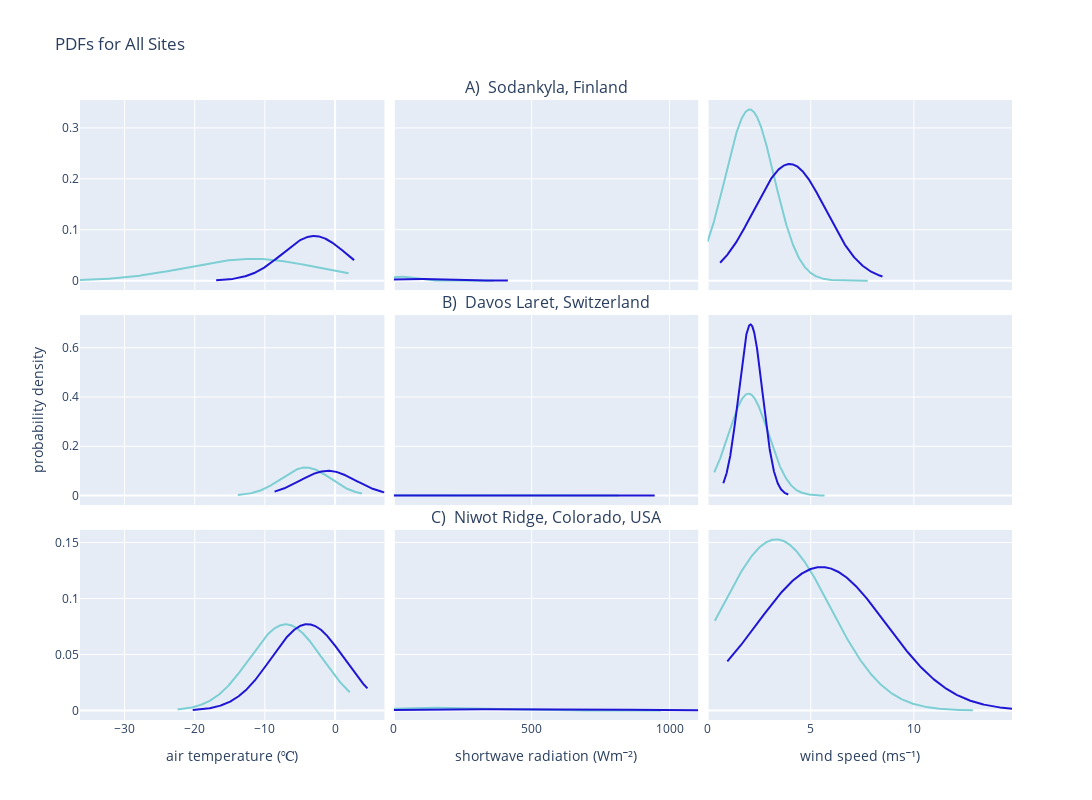

The code cell stored with this chart in its notebook:
### Code cell
# define data 

# set plot constants 
group_labels = ['Snow Staying', 'Snow Unloading']
colors = [colorsnow, colorsnowunload] # my colors 

fig = make_subplots(rows=3, cols=3, shared_yaxes='rows', shared_xaxes='columns', 
                    subplot_titles=("", namesod, "", "", namelaret, "", "", nameniwot), 
                    horizontal_spacing = 0.01, vertical_spacing = 0.04)

# FIRST ROW_____________________________________________________________________________________________________
# sod temperature 
x1 = sod_df_snowstay.temp
x2 = sod_df_snowunload.temp
hist_data = [x1, x2]

fig1 = ff.create_distplot(hist_data, group_labels, bin_size=bintemp, colors=colors, 
                             show_hist=False, show_rug=False, curve_type='normal')

# fig1.add_trace(add_vline(x=np.mean(x1), line_color=colorsnow, line_dash='dash')) # trying to figure out a way to add a verticle line with this 

# fig1.add_vline(x=np.mean(x1), line_color=colorsnow, line_dash='dash')
# fig1.add_vline(x=np.mean(x2), line_color=colorsnowunload, line_dash='dash')
# fig1.add_vrect(x0=np.mean(x1), x1=np.mean(x2), fillcolor="LightSalmon", opacity=0.1, layer="below", line_width=0)

for trace in fig1.select_traces():
    fig.add_trace(trace, row=1, col=1)

# sod shortwave 
x1 = sod_df_snowstay.shortwave
x2 = sod_df_snowunload.shortwave
hist_data = [x1, x2]

fig2 = ff.create_distplot(hist_data, group_labels, bin_size=binSW, colors=colors, 
                             show_hist=False, show_rug=False, curve_type='normal')

# fig2.add_vline(x=np.mean(x1), line_color=colorsnow, line_dash='dash')
# fig2.add_vline(x=np.mean(x2), line_color=colorsnowunload, line_dash='dash')
# fig2.add_vrect(x0=np.mean(x1), x1=np.mean(x2), fillcolor="LightSalmon", opacity=0.1, layer="below", line_width=0)

for trace in fig2.select_traces():
    fig.add_trace(trace, row=1, col=2)


# sod windspeed 
x1 = sod_df_snowstay.windspeed
x2 = sod_df_snowunload.windspeed
hist_data = [x1, x2]

fig2 = ff.create_distplot(hist_data, group_labels, bin_size=bintemp, colors=colors, 
                             show_hist=False, show_rug=False, curve_type='normal')

# fig2.add_vline(x=np.mean(x1), line_color=colorsnow, line_dash='dash')
# fig2.add_vline(x=np.mean(x2), line_color=colorsnowunload, line_dash='dash')
# fig2.add_vrect(x0=np.mean(x1), x1=np.mean(x2), fillcolor="LightSalmon", opacity=0.1, layer="below", line_width=0)

for trace in fig2.select_traces():
    fig.add_trace(trace, row=1, col=3)


# SECOND ROW_____________________________________________________________________________________________________
# laret temperature 
x1 = opn_df_snowstay.temp
x2 = opn_df_snowunload.temp
hist_data = [x1, x2]

fig1 = ff.create_distplot(hist_data, group_labels, bin_size=bintemp, colors=colors, 
                             show_hist=False, show_rug=False, curve_type='normal')

# fig1.add_vline(x=np.mean(x1), line_color=colorsnow, line_dash='dash')
# fig1.add_vline(x=np.mean(x2), line_color=colorsnowunload, line_dash='dash')
# fig1.add_vrect(x0=np.mean(x1), x1=np.mean(x2), fillcolor="LightSalmon", opacity=0.1, layer="below", line_width=0)

for trace in fig1.select_traces():
    fig.add_trace(trace, row=2, col=1)

# laret shortwave 
x1 = opn_df_snowstay.shortwave
x2 = opn_df_snowunload.shortwave
hist_data = [x1, x2]

fig2 = ff.create_distplot(hist_data, group_labels, bin_size=binSW, colors=colors, 
                             show_hist=False, show_rug=False, curve_type='normal')

# fig2.add_vline(x=np.mean(x1), line_color=colorsnow, line_dash='dash')
# fig2.add_vline(x=np.mean(x2), line_color=colorsnowunload, line_dash='dash')
# fig2.add_vrect(x0=np.mean(x1), x1=np.mean(x2), fillcolor="LightSalmon", opacity=0.1, layer="below", line_width=0)

for trace in fig2.select_traces():
    fig.add_trace(trace, row=2, col=2)


# laret windspeed 
x1 = opn_df_snowstay.windspeed
x2 = opn_df_snowunload.windspeed
hist_data = [x1, x2]

fig2 = ff.create_distplot(hist_data, group_labels, bin_size=bintemp, colors=colors, 
                             show_hist=False, show_rug=False, curve_type='normal')

# fig2.add_vline(x=np.mean(x1), line_color=colorsnow, line_dash='dash')
# fig2.add_vline(x=np.mean(x2), line_color=colorsnowunload, line_dash='dash')
# fig2.add_vrect(x0=np.mean(x1), x1=np.mean(x2), fillcolor="LightSalmon", opacity=0.1, layer="below", line_width=0)

for trace in fig2.select_traces():
    fig.add_trace(trace, row=2, col=3)

# THIRD ROW_____________________________________________________________________________________________________
# niwot temperature 
x1 = niwot_df_snowstay.temp
x2 = niwot_df_snowunload.temp
hist_data = [x1, x2]

fig1 = ff.create_distplot(hist_data, group_labels, bin_size=bintemp, colors=colors, 
                             show_hist=False, show_rug=False, curve_type='normal')

# fig1.add_vline(x=np.mean(x1), line_color=colorsnow, line_dash='dash')
# fig1.add_vline(x=np.mean(x2), line_color=colorsnowunload, line_dash='dash')
# fig1.add_vrect(x0=np.mean(x1), x1=np.mean(x2), fillcolor="LightSalmon", opacity=0.1, layer="below", line_width=0)

for trace in fig1.select_traces():
    fig.add_trace(trace, row=3, col=1)

# niwot shortwave 
x1 = niwot_df_snowstay.shortwave
x2 = niwot_df_snowunload.shortwave
hist_data = [x1, x2]

fig2 = ff.create_distplot(hist_data, group_labels, bin_size=binSW, colors=colors, 
                             show_hist=False, show_rug=False, curve_type='normal')

# fig2.add_vline(x=np.mean(x1), line_color=colorsnow, line_dash='dash')
# fig2.add_vline(x=np.mean(x2), line_color=colorsnowunload, line_dash='dash')
# fig2.add_vrect(x0=np.mean(x1), x1=np.mean(x2), fillcolor="LightSalmon", opacity=0.1, layer="below", line_width=0)

for trace in fig2.select_traces():
    fig.add_trace(trace, row=3, col=2)


# niwot windspeed 
x1 = niwot_df_snowstay.windspeed
x2 = niwot_df_snowunload.windspeed
hist_data = [x1, x2]

fig2 = ff.create_distplot(hist_data, group_labels, bin_size=bintemp, colors=colors, 
                             show_hist=False, show_rug=False, curve_type='normal')

# fig2.add_vline(x=np.mean(x1), line_color=colorsnow, line_dash='dash')
# fig2.add_vline(x=np.mean(x2), line_color=colorsnowunload, line_dash='dash')
# fig2.add_vrect(x0=np.mean(x1), x1=np.mean(x2), fillcolor="LightSalmon", opacity=0.1, layer="below", line_width=0)

for trace in fig2.select_traces():
    fig.add_trace(trace, row=3, col=3)


# update legends layouts and labels 
fig.update_layout(title='PDFs for All Sites', width=1200, height=800, showlegend=False)

fig.update_yaxes(title_text='probability density', row=2, col=1)

fig.update_xaxes(title_text=nametemperature, row=3, col=1)
fig.update_xaxes(title_text=nameshortwave, row=3, col=2)
fig.update_xaxes(title_text=namewindspeed, row=3, col=3)

fig.show()

### Figure 1 — Plotly figure (JSON) as saved in the notebook; plotly's stock layout.template omitted (floating-point values rounded to 4 significant figures; data arrays with more than 128 entries replaced by an {"elided": "..."} marker saying what was removed)
{"data": [{"legendgroup": "Snow Staying", "marker": {"color": "#7dcfd4"}, "mode": "lines", "name": "Snow Staying", "showlegend": true, "type": "scatter", "x": {"elided": "500 float values"}, "xaxis": "x", "y": {"elided": "500 float values"}, "yaxis": "y"}, {"legendgroup": "Snow Unloading", "marker": {"color": "#1F15D5"}, "mode": "lines", "name": "Snow Unloading", "showlegend": true, "type": "scatter", "x": {"elided": "500 float values"}, "xaxis": "x", "y": {"elided": "500 float values"}, "yaxis": "y"}, {"legendgroup": "Snow Staying", "marker": {"color": "#7dcfd4"}, "mode": "lines", "name": "Snow Staying", "showlegend": true, "type": "scatter", "x": {"elided": "500 float values"}, "xaxis": "x2", "y": {"elided": "500 float values"}, "yaxis": "y2"}, {"legendgroup": "Snow Unloading", "marker": {"color": "#1F15D5"}, "mode": "lines", "name": "Snow Unloading", "showlegend": true, "type": "scatter", "x": {"elided": "500 float values"}, "xaxis": "x2", "y": {"elided": "500 float values"}, "yaxis": "y2"}, {"legendgroup": "Snow Staying", "marker": {"color": "#7dcfd4"}, "mode": "lines", "name": "Snow Staying", "showlegend": true, "type": "scatter", "x": {"elided": "500 float values"}, "xaxis": "x3", "y": {"elided": "500 float values"}, "yaxis": "y3"}, {"legendgroup": "Snow Unloading", "marker": {"color": "#1F15D5"}, "mode": "lines", "name": "Snow Unloading", "showlegend": true, "type": "scatter", "x": {"elided": "500 float values"}, "xaxis": "x3", "y": {"elided": "500 float values"}, "yaxis": "y3"}, {"legendgroup": "Snow Staying", "marker": {"color": "#7dcfd4"}, "mode": "lines", "name": "Snow Staying", "showlegend": true, "type": "scatter", "x": {"elided": "500 float values"}, "xaxis": "x4", "y": {"elided": "500 float values"}, "yaxis": "y4"}, {"legendgroup": "Snow Unloading", "marker": {"color": "#1F15D5"}, "mode": "lines", "name": "Snow Unloading", "showlegend": true, "type": "scatter", "x": {"elided": "500 float values"}, "xaxis": "x4", "y": {"elided": "500 float values"}, "yaxis": "y4"}, {"legendgroup": "Snow Staying", "marker": {"color": "#7dcfd4"}, "mode": "lines", "name": "Snow Staying", "showlegend": true, "type": "scatter", "x": {"elided": "500 float values"}, "xaxis": "x5", "y": {"elided": "500 float values"}, "yaxis": "y5"}, {"legendgroup": "Snow Unloading", "marker": {"color": "#1F15D5"}, "mode": "lines", "name": "Snow Unloading", "showlegend": true, "type": "scatter", "x": {"elided": "500 float values"}, "xaxis": "x5", "y": {"elided": "500 float values"}, "yaxis": "y5"}, {"legendgroup": "Snow Staying", "marker": {"color": "#7dcfd4"}, "mode": "lines", "name": "Snow Staying", "showlegend": true, "type": "scatter", "x": {"elided": "500 float values"}, "xaxis": "x6", "y": {"elided": "500 float values"}, "yaxis": "y6"}, {"legendgroup": "Snow Unloading", "marker": {"color": "#1F15D5"}, "mode": "lines", "name": "Snow Unloading", "showlegend": true, "type": "scatter", "x": {"elided": "500 float values"}, "xaxis": "x6", "y": {"elided": "500 float values"}, "yaxis": "y6"}, {"legendgroup": "Snow Staying", "marker": {"color": "#7dcfd4"}, "mode": "lines", "name": "Snow Staying", "showlegend": true, "type": "scatter", "x": {"elided": "500 float values"}, "xaxis": "x7", "y": {"elided": "500 float values"}, "yaxis": "y7"}, {"legendgroup": "Snow Unloading", "marker": {"color": "#1F15D5"}, "mode": "lines", "name": "Snow Unloading", "showlegend": true, "type": "scatter", "x": {"elided": "500 float values"}, "xaxis": "x7", "y": {"elided": "500 float values"}, "yaxis": "y7"}, {"legendgroup": "Snow Staying", "marker": {"color": "#7dcfd4"}, "mode": "lines", "name": "Snow Staying", "showlegend": true, "type": "scatter", "x": {"elided": "500 float values"}, "xaxis": "x8", "y": {"elided": "500 float values"}, "yaxis": "y8"}, {"legendgroup": "Snow Unloading", "marker": {"color": "#1F15D5"}, "mode": "lines", "name": "Snow Unloading", "showlegend": true, "type": "scatter", "x": {"elided": "500 float values"}, "xaxis": "x8", "y": {"elided": "500 float values"}, "yaxis": "y8"}, {"legendgroup": "Snow Staying", "marker": {"color": "#7dcfd4"}, "mode": "lines", "name": "Snow Staying", "showlegend": true, "type": "scatter", "x": {"elided": "500 float values"}, "xaxis": "x9", "y": {"elided": "500 float values"}, "yaxis": "y9"}, {"legendgroup": "Snow Unloading", "marker": {"color": "#1F15D5"}, "mode": "lines", "name": "Snow Unloading", "showlegend": true, "type": "scatter", "x": {"elided": "500 float values"}, "xaxis": "x9", "y": {"elided": "500 float values"}, "yaxis": "y9"}], "layout": {"annotations": [{"font": {"size": 16}, "showarrow": false, "text": "A)  Sodankyla, Finland", "x": 0.5, "xanchor": "center", "xref": "paper", "y": 1, "yanchor": "bottom", "yref": "paper"}, {"font": {"size": 16}, "showarrow": false, "text": "B)  Davos Laret, Switzerland", "x": 0.5, "xanchor": "center", "xref": "paper", "y": 0.6533, "yanchor": "bottom", "yref": "paper"}, {"font": {"size": 16}, "showarrow": false, "text": "C)  Niwot Ridge, Colorado, USA", "x": 0.5, "xanchor": "center", "xref": "paper", "y": 0.3067, "yanchor": "bottom", "yref": "paper"}], "height": 800, "showlegend": false, "title": {"text": "PDFs for All Sites"}, "width": 1200, "xaxis": {"anchor": "y", "domain": [0, 0.3267], "matches": "x7", "showticklabels": false}, "xaxis2": {"anchor": "y2", "domain": [0.3367, 0.6633], "matches": "x8", "showticklabels": false}, "xaxis3": {"anchor": "y3", "domain": [0.6733, 1], "matches": "x9", "showticklabels": false}, "xaxis4": {"anchor": "y4", "domain": [0, 0.3267], "matches": "x7", "showticklabels": false}, "xaxis5": {"anchor": "y5", "domain": [0.3367, 0.6633], "matches": "x8", "showticklabels": false}, "xaxis6": {"anchor": "y6", "domain": [0.6733, 1], "matches": "x9", "showticklabels": false}, "xaxis7": {"anchor": "y7", "domain": [0, 0.3267], "title": {"text": "air temperature (℃)"}}, "xaxis8": {"anchor": "y8", "domain": [0.3367, 0.6633], "title": {"text": "shortwave radiation (Wm⁻²)"}}, "xaxis9": {"anchor": "y9", "domain": [0.6733, 1], "title": {"text": "wind speed (ms⁻¹)"}}, "yaxis": {"anchor": "x", "domain": [0.6933, 1]}, "yaxis2": {"anchor": "x2", "domain": [0.6933, 1], "matches": "y", "showticklabels": false}, "yaxis3": {"anchor": "x3", "domain": [0.6933, 1], "matches": "y", "showticklabels": false}, "yaxis4": {"anchor": "x4", "domain": [0.3467, 0.6533], "title": {"text": "probability density"}}, "yaxis5": {"anchor": "x5", "domain": [0.3467, 0.6533], "matches": "y4", "showticklabels": false}, "yaxis6": {"anchor": "x6", "domain": [0.3467, 0.6533], "matches": "y4", "showticklabels": false}, "yaxis7": {"anchor": "x7", "domain": [0, 0.3067]}, "yaxis8": {"anchor": "x8", "domain": [0, 0.3067], "matches": "y7", "showticklabels": false}, "yaxis9": {"anchor": "x9", "domain": [0, 0.3067], "matches": "y7", "showticklabels": false}}}
